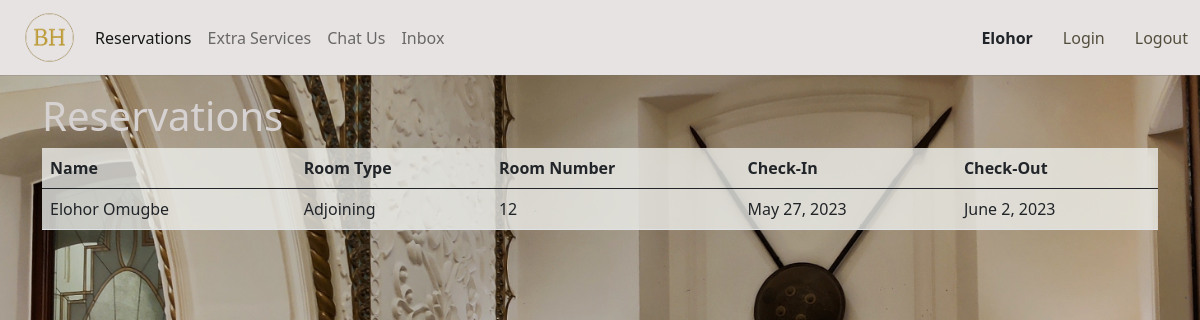
Page /reservation1/ (signed in) on the committed database.
### hotel_app/models.py (models this page shows, shortened)
class Reservation(models.Model):
    ROOM_TYPE=(
        ('Standard', 'Standard'),
        ('Executive', 'Executive'),
        ('Adjoining', 'Adjoining'),
        ('Presidential Suite', 'Presidential Suite')
    )
    STATUS= (
        ('Booked', 'Booked'),
        ('Cancelled', 'Cancelled')
    )
    name = models.CharField(max_length=100)
    room_number=models.IntegerField(null=True)
    room_type=models.CharField(max_length=120, null= True, choices=ROOM_TYPE)
    check_in = models.DateField()
    check_out = models.DateField()
    user = models.ForeignKey(User, on_delete=models.SET_NULL, null=True)
    status =models.CharField(max_length=120, default='Booked', choices=STATUS)

### hotel_app/views.py (the view)
# urls.py: path('reservation1/', views.reservation, name="reservation1"),
def reservation(request):
    q = request.user
    context={
        "Reservations": Reservation.objects.filter(user = q)
    }
    return render(request, 'hotel/reservation.html', context)

### hotel_app/templates/hotel/reservation.html (shortened to what this page needs)
{% extends 'hotel/base1.html'%}
{% block content%}
<div class="container">
    <div class="row">
        <div class="col-md-12">
            <h1>Reservations</h1>
        </div>
    </div>
    <div class="row">
        <div class="col-md-12"><table class="table" style="background-color: rgba(237, 238, 234, 0.8)">
                <thead>
                    <tr>
                        <th>Name</th>
                        <th>Room Type</th>
                        <th>Room Number</th>
                        <th>Check-In</th>
                        <th>Check-Out</th>
                    </tr>
                </thead>
                <tbody>
                    {%for Reservation in Reservations%}
                    <tr>
                        <td>{{Reservation.name}}</td>
                        <td>{{Reservation.room_type}}</td>
                        <td>{{Reservation.room_number}}</td>
                        <td>{{Reservation.check_in}}</td>
                        <td>{{Reservation.check_out}}</td>
                    </tr>
                    {%endfor%}
                </tbody>
            </table>
        </div>
    </div>
</div>
{% endblock %}

### hotel_app/templates/hotel/base1.html (shortened to what this page needs)
{% load static %}
<!DOCTYPE html>
<html>
<head>
    <link rel="stylesheet" href="https://cdn.jsdelivr.net/npm/bootstrap@5.0.0-beta3/dist/css/bootstrap.min.css">
    <link rel="stylesheet" href="{% static 'css/style2.css' %}">
</head>
<body background = {% static 'images/img/pexels-vidit-goel-15227142.jpg'%}
>
    <nav class="navbar navbar-expand-lg navbar-light bg-light" >
        <div class="container-fluid">
           <a href="../home"> <div class ="logo">
                <img src="{% static 'images/img/logo.png' %}" >
            </div></a>
            <div class="collapse navbar-collapse" id="navbarNav">
                <ul class="navbar-nav">
                    <li class="nav-item">
                        <a class="nav-link active" aria-current="page" href="../reservation1">Reservations</a>
                    </li>
                    <li class="nav-item">
                        <a class="nav-link" href="../extraservices">Extra Services</a>
                    </li>
                    <li class="nav-item">
                        <a class="nav-link" href="../chat">Chat Us</a>
                    </li>
                    <li class="nav-item">
                        <a class="nav-link" href="../inbox">Inbox</a>
                    </li>
                </ul>
            </div>
            <span><b>{{request.user.first_name}}</b></span>
            <a href="../login" style="text-decoration: none"><span style="color: rgb(83, 78, 60); margin-left:30px">Login</span></a>
            <a href="{% url 'logout' %}" style="text-decoration: none"><span style="color: rgb(83, 78, 60); margin-left:30px">Logout</span></a>
        </div>
    </nav>
<hr>
   {%block content %}{% endblock %}
</body>
</html>

### hotel_app/static/css/style2.css (style rules this page uses)
nav { height: 75px; }
.container-fluid { height:75px; background-color: rgb(231, 227, 227); }
hr { margin-top: auto; height: 4px; color:rgb(115, 112, 112) }
body { background-color: rgb(247, 243, 243); }
.logo img { height: 75px; width: 75px; }

### hotel_app/templates/hotel/reservation.html (style rules this page uses)
body { background-size: cover; background-repeat: no-repeat; background-position: center center; background-attachment: fixed; }
h1 { color: rgb(215, 210, 210); }

### rows in the picture
Reservation: name "Elohor Omugbe", room_type "Adjoining", room_number "12", check_in "May 27, 2023", check_out "June 2, 2023"

### other values in the picture
{{ request.user.first_name }} "Elohor"
